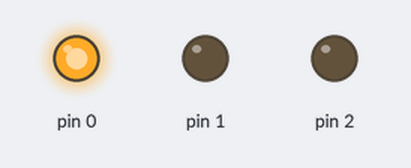
The sketch below on a simulated Arduino Uno, built with avr-gcc and run on an emulated ATmega328P. Shown: output pins drawn as LEDs (lit = HIGH).

Above: at 0.15 s.
At 0.75 s:
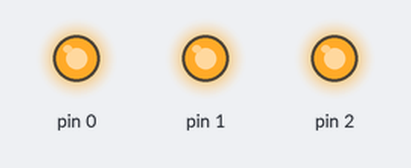
At 1.05 s:
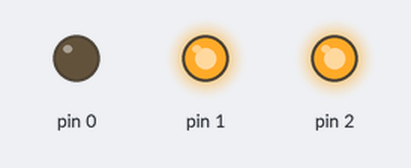
At 1.35 s:
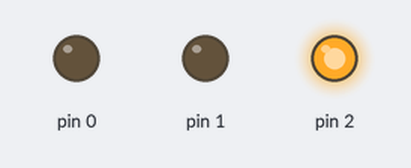
At 2.25 s:
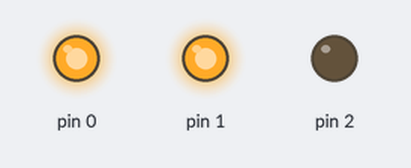
At 3.45 s:
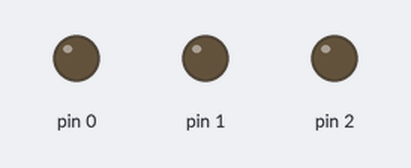
Timing chart, 0 to 4.1 s (numbered marks = the images above):
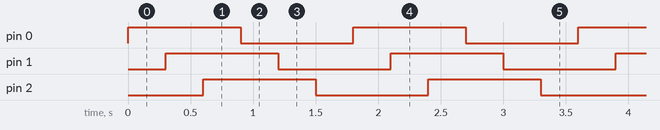

Measured:
- by itself, pin 0–2: alternates HIGH for 0.90 s and LOW for 0.90 s
- by itself, everything shown: repeats every 1.8 s, in 6 steps

The sketch:

index.ino
```cpp
void setup () {
	for (int i = 0; i < 3; i++)
		pinMode(i, OUTPUT);
}

void loop () {
	for (int i = 0; i < 3; i++) {
		digitalWrite(i, HIGH);
		delay(300);
	}
	for (int i = 0; i < 3; i++) {
		digitalWrite(i, LOW);
		delay(300);
	}
}
```
